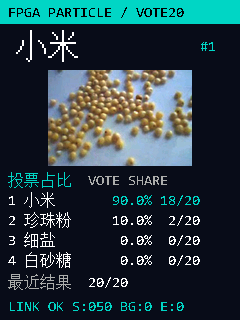
#> input picture Main program/stm32/verification/ui_class1_90pct.png, 240 x 320 px; its folder holds 4 pictures in this run
$ python render_previews.py
#> lines starting #> are read from the running program, lines starting #| are printed output that depends on the picture
from pathlib import Path
from PIL import Image,ImageDraw
root=Path(__file__).resolve().parents[1]/'verification'
files=list(root.glob('ui_*.ppm'))
for p in files: Image.open(p).save(p.with_suffix('.png'))
sel=['ui_class1_90pct','ui_class2_warmup','ui_class3_90pct','ui_class4_90pct','ui_empty','ui_timeout']
canvas=Image.new('RGB',(720,680),'#eeeeee')
#> canvas: PIL image 720x680 RGB; every value is 238
d=ImageDraw.Draw(canvas)
for i,name in enumerate(sel):
 x=(i%3)*240;y=(i//3)*340;d.text((x+4,y+3),name,fill='black');canvas.paste(Image.open(root/(name+'.png')),(x,y+20))
#> after `canvas.paste(Image.open(root / (name + '.png')), (x, y + 20))`:
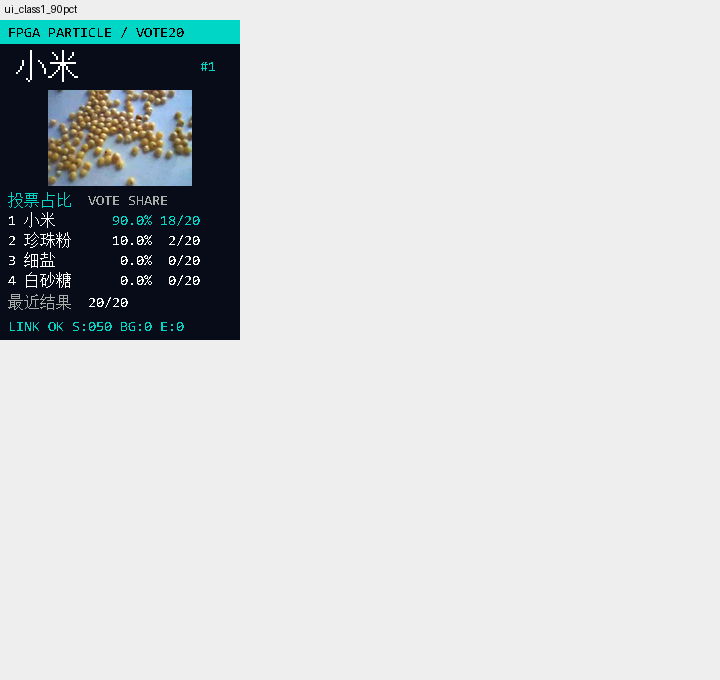
#> canvas: PIL image 720x680 RGB; mean R, G, B 206.7, 209.9, 210.9
#> (the run stopped early here; a loop or call above may not have finished)
